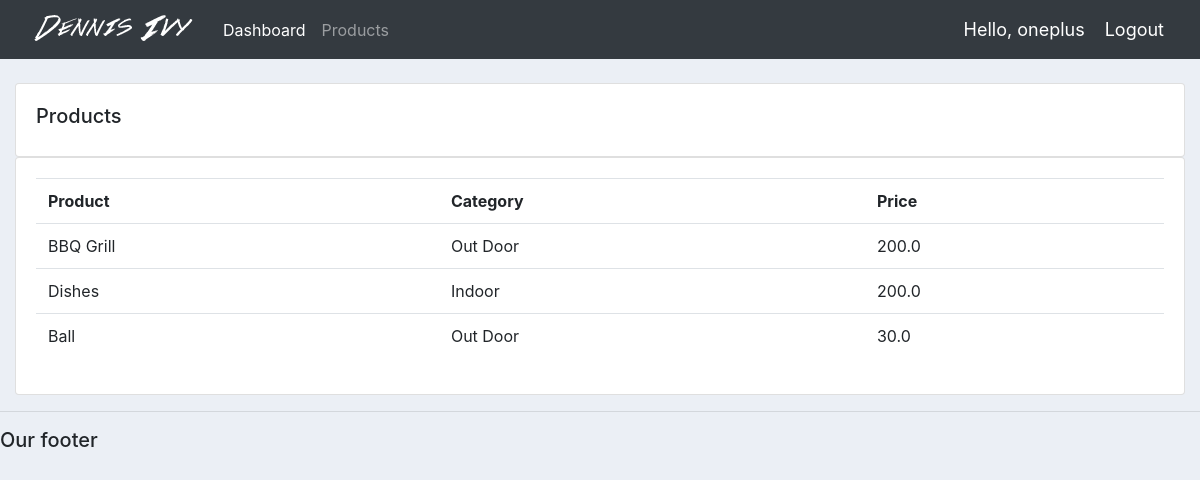
/products/ (signed in), run on the app's committed database.
### accounts/models.py (models this page shows, shortened)
class Product(models.Model):
    CATEGORY  = (
        ('Indoor','Indoor'),
        ('Out Door','Out Door'),
    )
    name = models.CharField(max_length=200, null = True)
    price = models.FloatField(null = True)
    category = models.CharField(max_length=200, null = True, choices = CATEGORY)
    description = models.CharField(max_length=200, null = True, blank=True)
    tags = models.ManyToManyField(Tag)

### accounts/decorators.py (the view)
        def wrapper_func(request, *args, **kwargs):
            group = None
            if request.user.groups.exists():
                group = request.user.groups.all()[0].name
            if group in allowed_roles:
                return view_func(request, *args, **kwargs)
            else:
                return HttpResponse("You are not authorized to view this page")

### accounts/views.py (called while the page is built)
@login_required(login_url='login')
@allowed_users(allowed_roles=['admin'])
def products(request):
    products = Product.objects.all()
    return render(request, 'accounts/products.html', {'products':products})

### accounts/templates/accounts/products.html
{% extends 'accounts/main.html'%}
{% block content %}
<br>
<div class="row">
    <div class="col-md">
        <div class="card card-body">
            <h5>Products</h5>
        </div>
        <div class="card card-body">
            <table class="table">
                <tr>
                    <th>Product</th>
                    <th>Category</th>
                    <th>Price</th>
                </tr>
            {% for i in products %}
                <tr>
                    <td>{{i.name}}</td>
                    <td>{{i.category}}</td>
                    <td>{{i.price}}</td>
                </tr>
            {% endfor %}
            </table>
        </div>
    </div>
</div>
{% endblock %}

### accounts/templates/accounts/navbar.html (shortened to what this page needs)
{% load static %}
<nav class="navbar navbar-expand-lg navbar-dark bg-dark">
    <img src="{% static '/images/logo.png/' %}" >
    <div class="collapse navbar-collapse" id="navbarNavAltMarkup">
      <div class="navbar-nav">
      {% if request.user.is_staff %}
        <a class="nav-item nav-link active" href="{% url 'home' %}">Dashboard</a>
        <a class="nav-item nav-link" href="{% url 'products' %}">Products</a>
      {% else %}
        <a class="nav-item nav-link" href="{% url 'account' %}">Settings</a>
      {% endif %}
      </div>
    </div>
    <span class="hello-msg">Hello, {{ request.user }}</span>
    <span ><a class="hello-msg" href="{% url 'logout' %}">Logout</a></span>
  </nav>

### static/css/main.css (style rules this page uses)
body { background-color: #ebeff5; }

### accounts/templates/accounts/navbar.html (style rules this page uses)
.hello-msg { font-size : 18px; color : #fff; margin-right: 20px; }

### data on the page
Product: name "BBQ Grill", category "Out Door", price "200.0"
Product: name "Dishes", category "Indoor", price "200.0"
Product: name "Ball", category "Out Door", price "30.0"

### other printed values
{{ request.user }} "oneplus"
